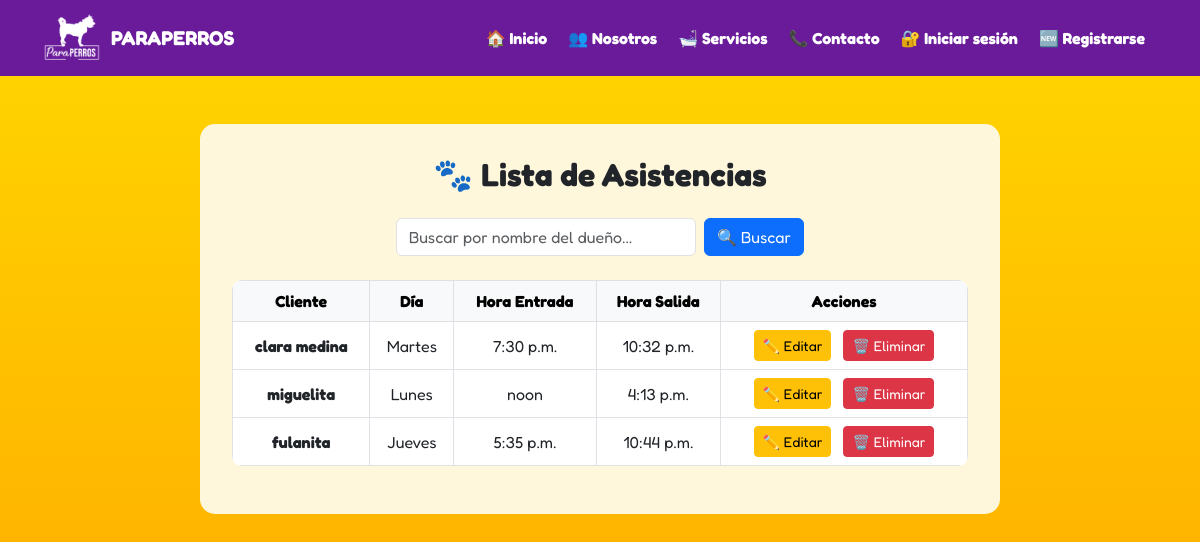
Before: /asistencias/ with the older database file.
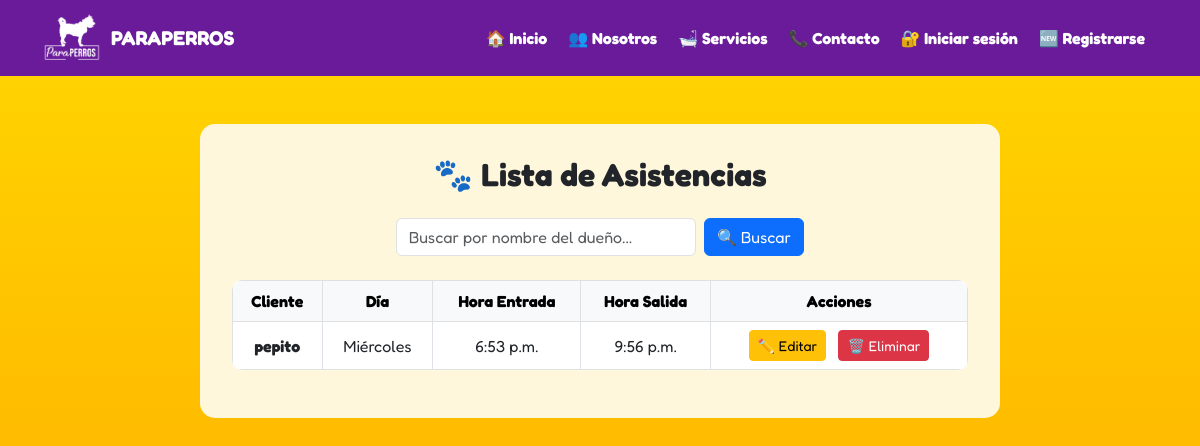
After: the same page with the newer database file.
### tasks/models.py (models this page shows, shortened)
class Asistencia(models.Model):
    DIA_SEMANA_CHOICES = [
        ('Lunes', 'Lunes'),
        ('Martes', 'Martes'),
        ('Miércoles', 'Miércoles'),
        ('Jueves', 'Jueves'),
        ('Viernes', 'Viernes'),
        ('Sábado', 'Sábado'),
        ('Domingo', 'Domingo'),
    ]
    cliente = models.ForeignKey(PersonalData, on_delete=models.CASCADE, related_name='asistencias')
    dia_semana = models.CharField(max_length=10, choices=DIA_SEMANA_CHOICES)
    hora_entrada = models.TimeField(null=True, blank=True)
    hora_salida = models.TimeField(null=True, blank=True)

class PersonalData(models.Model):
    nombre_dueno = models.CharField(max_length=100)
    nombre_mascota = models.CharField(max_length=100)
    telefono = models.CharField(max_length=15)
    correo = models.EmailField()

### tasks/views.py (the view)
# urls.py: path('asistencias/', views.asistencias_view, name='asistencias'),
def asistencias_view(request):
    query = request.GET.get('q')
    if query:
        asistencias = Asistencia.objects.filter(cliente__nombre_dueno__icontains=query)
    else:
        asistencias = Asistencia.objects.all()
    return render(request, 'asistencias.html', {
        'asistencias': asistencias,
        'query': query,
    })

### tasks/templates/asistencias.html (shortened to what this page needs)
{% extends 'base.html' %}
{% block content %}
  <div class="container mt-5" style="background-color: #fff7dc; padding: 2rem; border-radius: 15px; max-width: 800px;">
    <h2 class="text-center mb-4" style="font-weight: bold;">
      🐾 Lista de Asistencias
    </h2>
    <form method="GET" class="mb-4 d-flex justify-content-center">
      <input
        type="text"
        name="q"
        class="form-control me-2"
        style="max-width: 300px;"
        placeholder="Buscar por nombre del dueño..."
        value="{{ query|default:'' }}"
      >
      <button type="submit" class="btn btn-primary">🔍 Buscar</button>
    </form>
    <table class="table table-bordered text-center align-middle" style="background-color: white; border-radius: 10px; overflow: hidden;">
      <thead class="table-light">
        <tr>
          <th>Cliente</th>
          <th>Día</th>
          <th>Hora Entrada</th>
          <th>Hora Salida</th>
          <th>Acciones</th>
        </tr>
      </thead>
      <tbody>
        {% for asistencia in asistencias %}
          <tr>
            <td>
        <a href="{% url 'editar_datos_personales' asistencia.cliente.id %}" class="text-decoration-none text-dark fw-bold">
          {{ asistencia.cliente.nombre_dueno }}
        </a>
      </td>
            <td>{{ asistencia.dia_semana }}</td>
            <td>{{ asistencia.hora_entrada }}</td>
            <td>{{ asistencia.hora_salida }}</td>
            <td>
              <a href="{% url 'editar_asistencia' asistencia.id %}" class="btn btn-sm btn-warning me-2">
                ✏️ Editar
              </a>
              <a href="{% url 'eliminar_asistencia' asistencia.id %}" class="btn btn-sm btn-danger">
                🗑️ Eliminar
              </a>
            </td>
          </tr>
        {% empty %}
          <tr>
            <td colspan="5">No hay asistencias registradas.</td>
          </tr>
        {% endfor %}
      </tbody>
    </table>
  </div>
{% endblock %}

Changed rows visible on the page:
removed Asistencia: cliente.nombre_dueno "clara medina", dia_semana "Martes", hora_entrada "7:30 p.m.", hora_salida "10:32 p.m."
removed Asistencia: cliente.nombre_dueno "miguelita", dia_semana "Lunes", hora_entrada "noon", hora_salida "4:13 p.m."
removed Asistencia: cliente.nombre_dueno "fulanita", dia_semana "Jueves", hora_entrada "5:35 p.m.", hora_salida "10:44 p.m."
added Asistencia: cliente.nombre_dueno "pepito", dia_semana "Miércoles", hora_entrada "6:53 p.m.", hora_salida "9:56 p.m."
